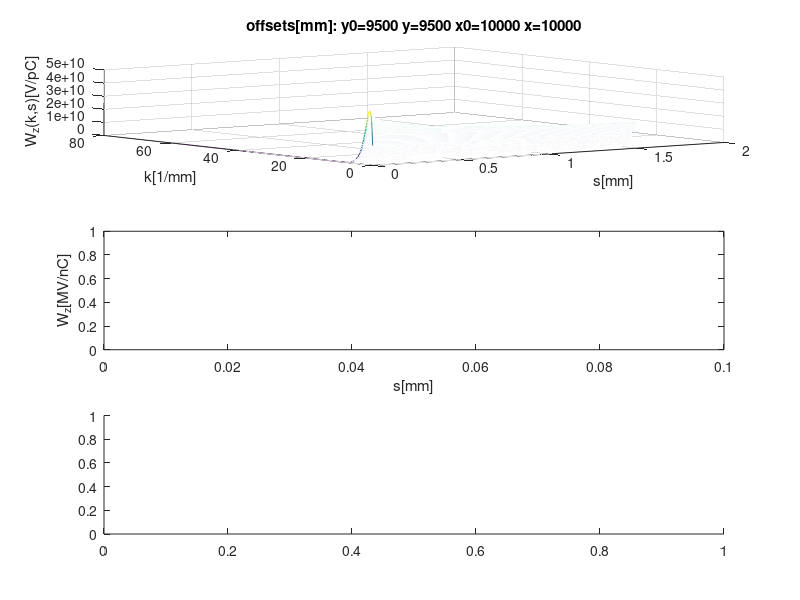

Source code (MATLAB): (Note: this script raises an error after producing the figure.)
%corrected am 14.02.18
clear all;close all;
c = 299792458;
Z0 = 3.767303134695850e+02;
a=10; %in mm half gap
y0=9.5; %in mm POSITION of the charge CHANGE ONLY THIS PARAMETER
% now distance from the plate 500um=a-y0
L=1; %in m
D=20; %in mm
y=y0;
x0=D/2;
x=x0;
sigma=0.03 % in mm

Nm=500;dir_out='';

s=[0:0.01:50]*sigma; 
ns=length(s);

t=0.25;p=0.5; t2p=t/p; alpha=1-0.465*sqrt(t2p)-0.07*t2p;
% s0r_fit=0.41*a^1.8*0.25^1.6/0.5^2.4;
s0r_bane=a*a*t/(2*pi*alpha^2*p^2);
s0r_igor=s0r_bane*pi/4;
s0=4*s0r_igor;


W(1:ns)=0;
dWdx0(1:ns)=0;dWdy0(1:ns)=0;dWdx(1:ns)=0;dWdy(1:ns)=0;
ddWdx0dx0(1:ns)=0; %h11
ddWdy0dx0(1:ns)=0;  %h12=0
ddWdxdx0(1:ns)=0;ddWdxdy0(1:ns)=0; %h13 h23=0
ddWdydx0(1:ns)=0;ddWdydy0(1:ns)=0;ddWdydx(1:ns)=0; %h14=0 h24 h34=0

Fz(1:Nm,1:ns)=0;
Fyd(1:Nm,1:ns)=0;
A=Z0*c/(2*a)*L;

for i=1:1:Nm,
        m=i;
        f(i)=pi/D*m;M=f(i);
        X=M*a;
        dx=sin(M*x0)*sin(M*x);
        Wcc=A*X/(cosh(X)*sinh(X))*exp(-(s/s0).^0.5*(X/tanh(X)));
        Wss=A*X/(cosh(X)*sinh(X))*exp(-(s/s0).^0.5*(X/coth(X)));
        Fz(i,1:ns)=Wcc*cosh(M*y)*cosh(M*y0)+Wss*sinh(M*y)*sinh(M*y0);
        dW=Fz(i,:)*dx;
        W=W+dW;
        ddx0=cos(M*x0)*sin(M*x);
        dWdx0=dWdx0+M*Fz(i,:)*ddx0;
        ddy0=Wcc*cosh(M*y)*sinh(M*y0)+Wss*sinh(M*y)*cosh(M*y0);
        dWdy0=dWdy0+M*ddy0*dx;
        ddx=sin(M*x0)*cos(M*x);
        dWdx=dWdx+M*Fz(i,:)*ddx;
        ddy=Wcc*sinh(M*y)*cosh(M*y0)+Wss*cosh(M*y)*sinh(M*y0);
        dWdy=dWdy+M*ddy*dx;
        Fyd(i,1:ns)=M*ddy*dx;
        ddWdx0dx0=ddWdx0dx0-M^2*dW;
        Fyq(i,1:ns)=M^2*Fz(i,:);
        ddWdy0dx0=ddWdy0dx0+M^2*(ddy0*ddx0);
        ddWdxdx0=ddWdxdx0+M^2*Fz(i,:)*cos(M*x0)*cos(M*x);
        ddWdxdy0=ddWdxdy0+M^2*ddy0*ddx;
        ddWdydx0=ddWdydx0+M^2*ddy*ddx0;
        ddWdydy0=ddWdydy0+M^2*(Wcc*sinh(M*y)*sinh(M*y0)+Wss*cosh(M*y)*cosh(M*y0))*dx;
        ddWdydx=ddWdydx+M^2*ddy*ddx;
end;
subplot(3,1,1)
if Nm>1, mesh(s,f,Fz(:,:)); end;
zlabel('W_z(k,s)[V/pC]');xlabel('s[mm]');ylabel('k[1/mm]');
title(['offsets[mm]: y0=' num2str(y0*1e3) ' y=' num2str(y*1e3) ' x0=' num2str(x0*1e3)  ' x=' num2str(x*1e3)]);

W=W*2/D*1e6;                    h00=W;
dWdx0=dWdx0*2/D*1e9;            h01=dWdx0;
dWdy0=dWdy0*2/D*1e9;            h02=dWdy0;
dWdx=dWdx*2/D*1e9;              h03=dWdx;
dWdy=dWdy*2/D*1e9;              h04=dWdy;
ddWdx0dx0=ddWdx0dx0*2/D*1e12;   h11=ddWdx0dx0*0.5;    
ddWdy0dx0=ddWdy0dx0*2/D*1e12;   h12=ddWdy0dx0*0.5;
ddWdxdx0=ddWdxdx0*2/D*1e12;     h13=ddWdxdx0*0.5;    
ddWdydx0=ddWdydx0*2/D*1e12;     h14=ddWdydx0*0.5;
ddWdxdy0=ddWdxdy0*2/D*1e12;     h23=ddWdxdy0*0.5;
ddWdydy0=ddWdydy0*2/D*1e12;     h24=ddWdydy0*0.5;
ddWdydx=ddWdydx*2/D*1e12;       h34=ddWdydx*0.5;

h33=h11;
 



 subplot(3,1,2)
 plot(s,h00*1e-15);ylabel('W_z[MV/nC]');xlabel('s[mm]');xlim([0,0.1]);
 subplot(3,1,3)
 Wd=-IntegrTr(s(2)-s(1),h04)*1e-3;
 plot(s,Wd*1e-15);ylabel('Wd[MV/nC/m]');xlabel('s[mm]');xlim([0,0.1]);
 %Wq=-IntegrTr(s(2)-s(1),2*h33)*1e-6;
 %plot(s,Wq*1e-15);ylabel('Wq[MV/nC/m]');xlabel('s[mm]');xlim([0,0.1]);
 
 
 s=s*1e-3;
 N=length(s);
 
 out00=[N 0; 0 0; 0 0; [s;h00]'];
 out02=[N 0; 0 0; 0 2; [s;h02]'];
 out04=[N 0; 0 0; 0 4; [s;h04]'];
 out11=[N 0; 0 0; 0 11;[s;h11]'];
 out13=[N 0; 0 0; 0 13;[s;h13]'];
 out24=[N 0; 0 0; 0 24;[s;h24]'];
 out33=[N 0;0 0; 0 33;[s;h33]'];
      
out=[[7 0];out00;out02;out04;out11;out13;out24;out33];
save([dir_out 'd:\wake_hor_1m.txt'],'out','-ascii');
out11=[N 0; 0 0; 0 11; [s;-h11]'];
out33=[N 0; 0 0; 0 33; [s;-h33]'];
out01=[N 0; 0 0; 0 1; [s;h02]'];
out03=[N 0; 0 0; 0 3; [s;h04]'];
out13=[N 0; 0 0; 0 13; [s;h24]'];
out24=[N 0; 0 0; 0 24; [s;h13]'];


out=[[7 0];out00;out01;out03;out11;out13;out24;out33];
save([dir_out 'd:\wake_vert_1m.txt'],'out','-ascii');

